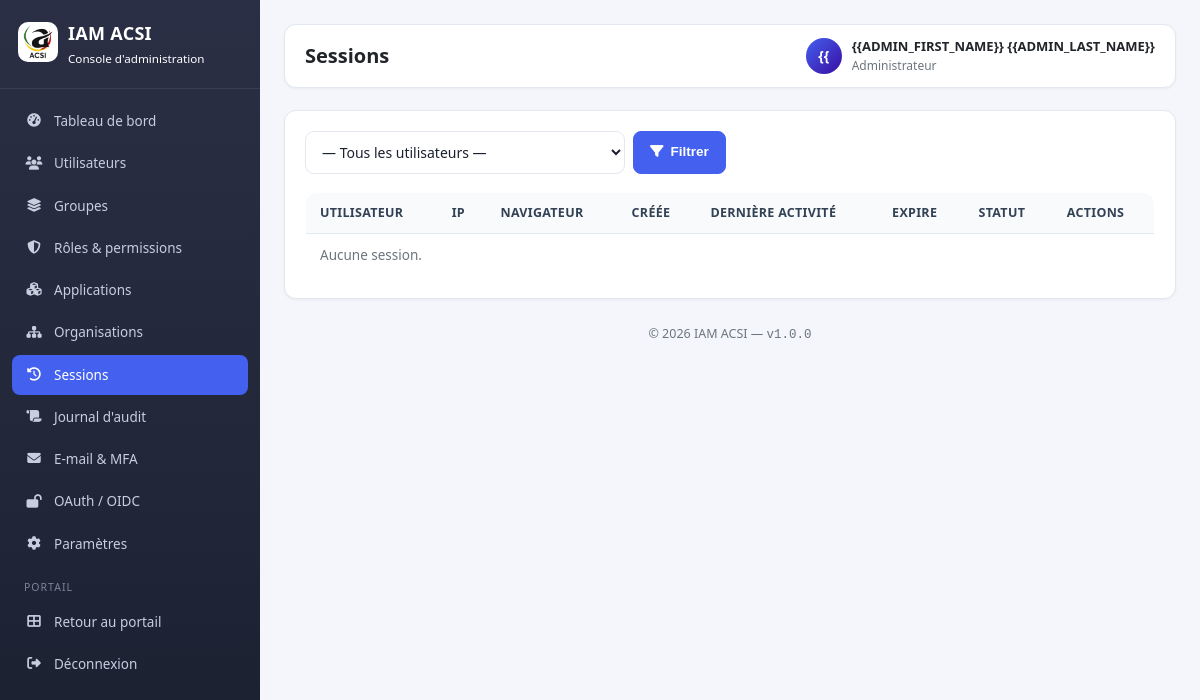
Screenshot of /admin/sessions.php (signed in) with the database file from the repository.
### tables this page shows
CREATE TABLE IF NOT EXISTS users (
  id                  INT AUTO_INCREMENT PRIMARY KEY,
  username            VARCHAR(100) NOT NULL,
  email               VARCHAR(190) NOT NULL,
  phone               VARCHAR(30)  NULL,
  password_hash       VARCHAR(255) NOT NULL,
  first_name          VARCHAR(100) NOT NULL,
  last_name           VARCHAR(100) NOT NULL,
  photo               VARCHAR(255) NULL,
  matricule           VARCHAR(50)  NULL,
  organization_id     INT          NULL,
  department          VARCHAR(100) NULL,
  service             VARCHAR(100) NULL,
  fonction            VARCHAR(100) NULL,
  status              ENUM('active','inactive','locked','pending') NOT NULL DEFAULT 'active',
  mfa_enabled         TINYINT(1) NOT NULL DEFAULT 0,
  must_change_password TINYINT(1) NOT NULL DEFAULT 1,
  failed_attempts     INT NOT NULL DEFAULT 0,
  locked_until        DATETIME NULL,
  last_login_at       DATETIME NULL,
  last_login_ip       VARCHAR(45) NULL,
  created_by          INT NULL,
  created_at          DATETIME NOT NULL DEFAULT CURRENT_TIMESTAMP,
  updated_at          DATETIME NOT NULL DEFAULT CURRENT_TIMESTAMP ON UPDATE CURRENT_TIMESTAMP,
  UNIQUE KEY uq_email (email),
  UNIQUE KEY uq_username (username),
  INDEX idx_users_org (organization_id),
  CONSTRAINT fk_users_org FOREIGN KEY (organization_id) REFERENCES organizations(id) ON DELETE SET NULL
);

### includes/functions.php (called while the page is built, shortened)
<?php
function iam_find_user_by_id(int $id): ?array
{
    $db = db();
    $stmt = $db->prepare('SELECT * FROM users WHERE id = ? LIMIT 1');
    $stmt->execute([$id]);
    return $stmt->fetch() ?: null;
}

### admin/_guard.php (called while the page is built, shortened)
<?php
require_once __DIR__ . '/../includes/functions.php';
$GLOBALS['iam_admin'] = iam_find_user_by_id((int) $_SESSION['iam_user']['id']);

### admin/sessions.php (the view, shortened to what this page needs)
<?php
require_once __DIR__ . '/_guard.php';
$db = db();
$page    = max(1, (int) ($_GET['page'] ?? 1));
$perPage = 25;
$offset  = ($page - 1) * $perPage;
$uidFilter = (int) ($_GET['user_id'] ?? 0);
if ($uidFilter > 0) {
    $stmt = $db->prepare('SELECT COUNT(*) FROM sessions WHERE user_id = ?');
    $stmt->execute([$uidFilter]);
    $total = (int) $stmt->fetchColumn();
    $stmt = $db->prepare("SELECT s.*, u.email, u.first_name, u.last_name FROM sessions s INNER JOIN users u ON u.id = s.user_id WHERE s.user_id = ? ORDER BY s.created_at DESC LIMIT $perPage OFFSET $offset");
    $stmt->execute([$uidFilter]);
} else {
    $stmt = $db->query("SELECT s.*, u.email, u.first_name, u.last_name FROM sessions s INNER JOIN users u ON u.id = s.user_id ORDER BY s.created_at DESC LIMIT $perPage OFFSET $offset");
}
$sessions = $stmt->fetchAll();
$pageTitle = 'Sessions';
$active = 'sessions';
include __DIR__ . '/_header.php';
?>
<div class="card">
    <div class="card-body">
        <form method="GET" class="d-flex gap-2 mb-3 flex-wrap">
            <select name="user_id" class="form-control" style="max-width:320px;">
                <option value="0">— Tous les utilisateurs —</option>
            </select>
            <button class="btn btn-primary"><i class="fas fa-filter"></i> Filtrer</button>
        </form>
        <div class="table-wrap">
            <table class="table">
                <tr><th>Utilisateur</th><th>IP</th><th>Navigateur</th><th>Créée</th><th>Dernière activité</th><th>Expire</th><th>Statut</th><th>Actions</th></tr>
                <?php if (empty($sessions)): ?>
                    <tr><td colspan="8" class="text-center text-muted">Aucune session.</td></tr>
                <?php else: foreach ($sessions as $s): ?>
                    <tr>
                        <td><?php echo htmlspecialchars($s['first_name'] . ' ' . $s['last_name']); ?><br><small class="text-muted"><?php echo htmlspecialchars($s['email']); ?></small></td>
                        <td><span class="mono"><?php echo htmlspecialchars($s['ip_address'] ?? '-'); ?></span></td>
                        <td><small class="text-muted"><?php echo htmlspecialchars(substr($s['user_agent'] ?? '-', 0, 38)); ?></small></td>
                        <td><?php echo htmlspecialchars($s['created_at']); ?></td>
                        <td><?php echo htmlspecialchars($s['last_active_at']); ?></td>
                        <td><?php echo htmlspecialchars($s['expires_at']); ?></td>
                        <td>
                            <?php if ($s['revoked']): ?>
                                <span class="badge badge-muted">révoquée</span>
                            <?php elseif (strtotime($s['expires_at']) < time()): ?>
                                <span class="badge badge-warning">expirée</span>
                            <?php else: ?>
                                <span class="badge badge-success">active</span>
                            <?php endif; ?>
                        </td>
                        <td>
                            <?php if (!$s['revoked']): ?>
                                <form method="POST" style="display:inline;" onsubmit="return confirm('Révoquer cette session ?');">
                                    <input type="hidden" name="csrf" value="<?php echo htmlspecialchars($_SESSION['csrf_token']); ?>">
                                    <input type="hidden" name="action" value="revoke">
                                    <input type="hidden" name="sid" value="<?php echo (int) $s['id']; ?>">
                                    <button class="btn btn-danger btn-sm" title="Révoquer"><i class="fas fa-ban"></i></button>
                                </form>
                            <?php endif; ?>
                            <form method="POST" style="display:inline;" onsubmit="return confirm('Révoquer toutes les sessions de cet utilisateur ?');">
                                <input type="hidden" name="csrf" value="<?php echo htmlspecialchars($_SESSION['csrf_token']); ?>">
                                <input type="hidden" name="action" value="revoke_all_user">
                                <input type="hidden" name="uid" value="<?php echo (int) $s['user_id']; ?>">
                                <button class="btn btn-outline btn-sm" title="Tout révoquer"><i class="fas fa-signs-post"></i></button>
                            </form>
                        </td>
                    </tr>
                <?php endforeach; endif; ?>
            </table>
        </div>
    </div>
</div>
<?php include __DIR__ . '/_footer.php'; ?>

### admin/_header.php (shortened to what this page needs)
<?php
$active = $active ?? '';
$iamAdmin = $GLOBALS['iam_admin'] ?? [];
$menu = [
    'dashboard'   => ['Tableau de bord', 'fa-gauge-high', 'index.php'],
    'users'       => ['Utilisateurs', 'fa-users', 'users.php'],
    'groups'      => ['Groupes', 'fa-layer-group', 'groups.php'],
    'roles'       => ['Rôles &amp; permissions', 'fa-shield-halved', 'roles.php'],
    'apps'        => ['Applications', 'fa-cubes', 'apps.php'],
    'organizations' => ['Organisations', 'fa-sitemap', 'organizations.php'],
    'sessions'    => ['Sessions', 'fa-clock-rotate-left', 'sessions.php'],
    'audit'       => ['Journal d\'audit', 'fa-scroll', 'audit.php'],
    'email'       => ['E-mail &amp; MFA', 'fa-envelope', 'email.php'],
    'oauth'       => ['OAuth / OIDC', 'fa-lock-open', 'oauth.php'],
    'settings'    => ['Paramètres', 'fa-gear', 'settings.php'],
];
?>
<!DOCTYPE html>
<html lang="fr">
<head>
<link rel="stylesheet" href="<?php echo IAM_BASE_URL; ?>/assets/css/iam.css">
</head>
<body>
<div class="layout">
    <div class="sidebar" id="adminSidebar">
        <div class="sidebar-header">
            <div><img src="<?php echo htmlspecialchars(IAM_BASE_URL); ?>/images/acsi.jpg" class="brand-img" alt="ACSI"></div>
            <div>
                <div class="brand"><?php echo htmlspecialchars(IAM_NAME); ?></div>
                <small>Console d'administration</small>
            </div>
        </div>
        <nav class="sidebar-nav">
            <?php foreach ($menu as $key => $m): ?>
                <a href="<?php echo IAM_BASE_URL; ?>/admin/<?php echo $m[2]; ?>" class="<?php echo $active === $key ? 'active' : ''; ?>">
                    <i class="fas <?php echo $m[1]; ?>"></i> <?php echo $m[0]; ?>
                </a>
            <?php endforeach; ?>
            <div class="nav-label">Portail</div>
            <a href="<?php echo IAM_BASE_URL; ?>/portal.php"><i class="fas fa-th-large"></i> Retour au portail</a>
            <a href="<?php echo IAM_BASE_URL; ?>/logout.php"><i class="fas fa-right-from-bracket"></i> Déconnexion</a>
        </nav>
    </div>
    <div class="main">
        <div class="topbar">
            <h1><?php echo htmlspecialchars($pageTitle); ?></h1>
            <div class="user-badge">
                <div class="avatar"><?php echo htmlspecialchars(strtoupper(substr(($iamAdmin['first_name'] ?? 'A'), 0, 1) . substr(($iamAdmin['last_name'] ?? ''), 0, 1))); ?></div>
                <div>
                    <div style="font-weight:600; font-size:13px;"><?php echo htmlspecialchars(trim(($iamAdmin['first_name'] ?? '') . ' ' . ($iamAdmin['last_name'] ?? ''))); ?></div>
                    <div class="text-muted" style="font-size:12px;">Administrateur</div>
                </div>
            </div>
        </div>

### assets/css/iam.css (style rules this page uses)
:root { --primary: #4361ee; --primary-dark: #3a0ca3; --primary-light: #eef2ff; --success: #2ec4b6; --danger: #e71d36; --warning: #f4a261; --dark: #1b2030; --muted: #6c757d; --bg: #f4f6fb; --card: #ffffff; --border: #e3e8f0; --radius: 12px; --sidebar-w: 260px; }
* { box-sizing: border-box; }
body { margin: 0; font-family: 'Segoe UI', system-ui, -apple-system, sans-serif; background: var(--bg); color: #212529; font-size: 14px; line-height: 1.5; }
a { text-decoration: none; color: var(--primary); }
img { max-width: 100%; }
.layout { display: flex; min-height: 100vh; }
.sidebar { width: var(--sidebar-w); background: linear-gradient(180deg, #2a2f45, #1b2030); color: #fff; position: fixed; top: 0; left: 0; bottom: 0; overflow-y: auto; z-index: 100; transition: transform .25s; }
.sidebar-header { padding: 20px 18px; border-bottom: 1px solid rgba(255,255,255,.08); display: flex; align-items: center; gap: 10px; }
.sidebar-header .brand-img { width: 40px; height: 40px; border-radius: 10px; object-fit: cover; flex-shrink: 0; }
.sidebar-header .brand { font-weight: 700; font-size: 18px; letter-spacing: .3px; }
.sidebar-nav { padding: 12px; }
.sidebar-nav a { display: flex; align-items: center; gap: 10px; color: #c7cede; padding: 10px 12px; border-radius: 8px; margin-bottom: 2px; font-size: 13.5px; transition: background .15s; }
.sidebar-nav a.active { background: var(--primary); color:#fff; }
.sidebar-nav .nav-label { text-transform: uppercase; font-size: 10.5px; color: #7c849c; padding: 14px 12px 6px; letter-spacing: 1px; }
.sidebar-nav i { width: 20px; text-align: center; }
.main { margin-left: var(--sidebar-w); flex: 1; padding: 24px; min-width: 0; }
.topbar { display: flex; justify-content: space-between; align-items: center; margin-bottom: 22px; background: var(--card); border: 1px solid var(--border); border-radius: var(--radius); padding: 12px 20px; box-shadow: 0 1px 3px rgba(16,24,40,.05); }
.topbar h1 { font-size: 20px; margin: 0; font-weight: 700; }
.topbar .user-badge { display: flex; align-items: center; gap: 10px; }
.user-badge .avatar { width: 36px; height: 36px; border-radius: 50%; background: linear-gradient(135deg, var(--primary), var(--primary-dark)); color: #fff; display: flex; align-items: center; justify-content: center; font-weight: 700; font-size: 14px; }
.card { background: var(--card); border: 1px solid var(--border); border-radius: var(--radius); box-shadow: 0 1px 3px rgba(16,24,40,.05); }
.card-body { padding: 20px; }
.table-wrap { overflow-x: auto; }
table.table { width: 100%; border-collapse: collapse; background: var(--card); border: 1px solid var(--border); border-radius: var(--radius); overflow: hidden; }
.table th, .table td { text-align: left; padding: 11px 14px; border-bottom: 1px solid var(--border); font-size: 13.5px; vertical-align: middle; }
.table th { background: #f8fafc; font-weight: 600; color: #334155; font-size: 12.5px; text-transform: uppercase; letter-spacing: .3px; }
.table tr:last-child td { border-bottom: none; }
.btn { display: inline-flex; align-items: center; gap: 7px; padding: 9px 16px; border: 1px solid transparent; border-radius: 8px; font-size: 13.5px; font-weight: 600; cursor: pointer; transition: all .15s; background: #e9ecf3; color: #1b2030; text-decoration: none; line-height: 1.2; }
.btn-primary { background: var(--primary); color: #fff; border-color: var(--primary); }
.form-control, select.form-control, textarea.form-control { width: 100%; padding: 10px 12px; border: 1px solid var(--border); border-radius: 9px; font-size: 14px; background: #fff; color: #1b2030; transition: border .15s, box-shadow .15s; font-family: inherit; }
.text-center { text-align: center; }
.text-muted { color: var(--muted); }
.mb-3 { margin-bottom: 18px; }
.d-flex { display: flex; }
.gap-2 { gap: 8px; }
.flex-wrap { flex-wrap: wrap; }

### rows the page displays
users: first_name+last_name "{{", first_name+last_name "{{ADMIN_FIRST_NAME}} {{ADMIN_LAST_NAME}}"

### other values shown
IAM_NAME "IAM ACSI"
$m[0] "Tableau de bord"
$m[0] "Utilisateurs"
$m[0] "Groupes"
$m[0] "Rôles & permissions"
$m[0] "Applications"
$m[0] "Organisations"
$m[0] "Sessions"
$m[0] "Journal d'audit"
$m[0] "E-mail & MFA"
$m[0] "OAuth / OIDC"
$m[0] "Paramètres"
$pageTitle "Sessions"
IAM_VERSION "1.0.0"
